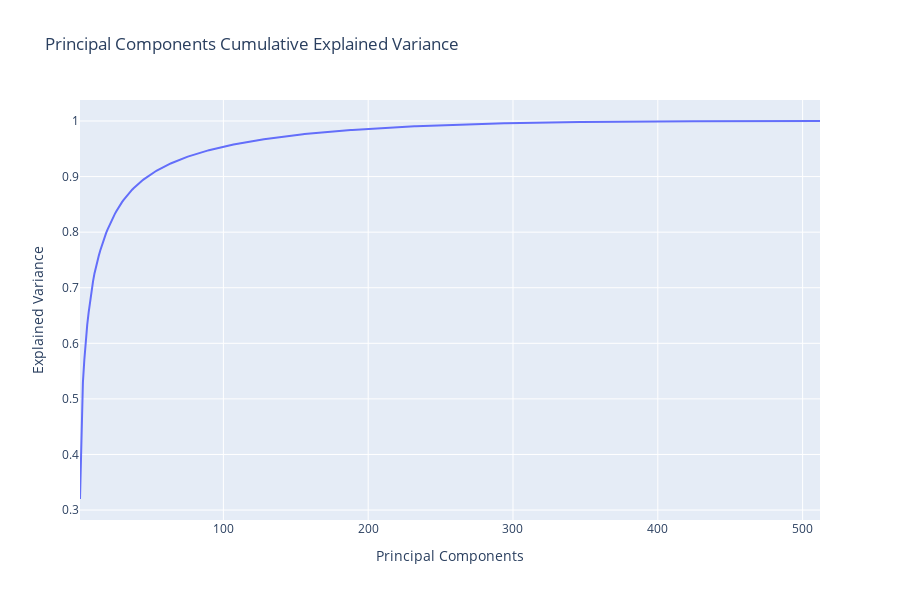

Write notebook code for a chart like this one.
### Code cell
px.line(x = pcs, y = variance_explained, title = 'Principal Components Cumulative Explained Variance', height=600,  labels={
                     "x": "Principal Components",
                     "y": "Explained Variance"})

### Figure 1 — Plotly figure (JSON) as saved in the notebook; plotly's stock layout.template omitted (floating-point values rounded to 4 significant figures; data arrays with more than 128 entries replaced by an {"elided": "..."} marker saying what was removed)
{"data": [{"hovertemplate": "Principal Components=%{x}<br>Explained Variance=%{y}<extra></extra>", "legendgroup": "", "line": {"color": "#636efa", "dash": "solid"}, "marker": {"symbol": "circle"}, "mode": "lines", "name": "", "orientation": "v", "showlegend": false, "type": "scatter", "x": {"elided": "512 int values"}, "xaxis": "x", "y": {"elided": "512 float values"}, "yaxis": "y"}], "layout": {"height": 600, "legend": {"tracegroupgap": 0}, "title": {"text": "Principal Components Cumulative Explained Variance"}, "xaxis": {"anchor": "y", "domain": [0, 1], "title": {"text": "Principal Components"}}, "yaxis": {"anchor": "x", "domain": [0, 1], "title": {"text": "Explained Variance"}}}}
